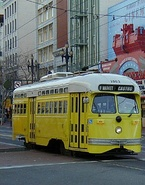
%> input picture lab4/left.jpg, 145 x 185 px, shrunk from 293 x 375 before the run
$ octave stitching_demo.m   (GNU Octave 9; MATLAB toolbox functions it lacks are replaced by stand-ins)
%> lines starting %> are read from the running program, lines starting %| are printed output that depends on the picture
%> further down, im1 is the input picture: size 185x145x3 uint8; mean R, G, B 104.9, 110.5, 98
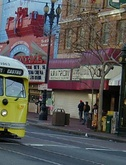
%> input picture lab4/right.jpg, 126 x 165 px, shrunk from 255 x 333 before the run
%> further down, im2 is the input picture: size 165x126x3 uint8; mean R, G, B 90.6, 89.1, 87.1
### lab4/stitch.m
function [im_stitched] = stitch(im1_original, im2_original)
% Returns an image with im1_original and im2_original stitched
% NOTE: Requires VLFeat (http://www.vlfeat.org/)
%   @param im1_original - first image to be stitched; assumed to be on the left
%   @param im2_original - second image to be stitched; assumed to be on the right
%
%   @return: im_stitched

    channels = 1;
    if ndims(im1_original) == 3
        [~, ~, channels] = size(im1_original);
%> channels = 3
        im1 = rgb2gray(im1_original);
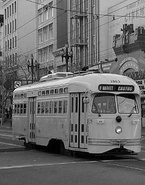
%> im1: size 185x145 uint8; min 0, max 254, mean 107.4
    else
        im1 = im1_original;
    end

    if ndims(im2_original) == 3
        im2 = rgb2gray(im2_original);
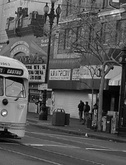
%> im2: size 165x126 uint8; min 0, max 251, mean 89.3
    else
        im2 = im2_original;
    end

    % convert to type single
    im1_s = single(im1);
    im2_s = single(im2);

    % compute the parameters of the transformation needed to align im1 and
    % im2 using the matched keypoints
    [matchings, f1, d1, f2, d2] = keypoint_matching(im1_s, im2_s);
    [T, ~] = RANSAC(matchings, f1, f2, 50, 5);
    % transfrom im2 such that the objects are in the same "pose" as in im1
    [im2_tr, offsets] = transform_image(im2_original, T);

    [h1, w1] = size(im1);
    [h2, w2] = size(im2);

    % Get coordinates of the corners of im1 and im2 in the stitched image
    M = reshape(T(1:4), [2,2]);
    cor1 = [1,1; h1,1; 1,w1; h1,w1];
    cor2 = round([1,1; h2,1; 1,w2; h2,w2] * M) - round([T(6), T(5)]);
    cor2(:, 1) = cor2(:, 1) - offsets(1);
    cor2(:, 2) = cor2(:, 2) - offsets(2);
    cor = vertcat(cor1, cor2);

    % Ensure there're no negative indices
    cor(:,1) = cor(:,1) - min(cor(:,1)) + 1;
    cor(:,2) = cor(:,2) - min(cor(:,2)) + 1;

    % Create and fill in the stitched image
    im_stitched = zeros(max(cor(:,1)), max(cor(:,2)), channels);
    im_stitched(min(cor(5:8,1)):max(cor(5:8,1)), min(cor(5:8,2)):max(cor(5:8,2)), :) = im2_tr;
    im_stitched(min(cor(1:4,1)):max(cor(1:4,1)), min(cor(1:4,2)):max(cor(1:4,2)), :) = im1_original;
end

### lab4/keypoint_matching.m
function [matchings, f1, d1, f2, d2] = keypoint_matching(image1, image2)
% Computes the keypoint matchings between the input images
% NOTE: Requires VLFeat (http://www.vlfeat.org/)
%   @param: image1
%   @param: image2
%
%   @return: keypoint matchings

    if nargin < 2
        image1 = single(imread('boat1.pgm'));
        image2 = single(imread('boat2.pgm'));
    end

%> the run ends on the next line
    [f1, d1] = vl_sift(image1);
    [f2, d2] = vl_sift(image2);

    matchings = vl_ubcmatch(d1, d2);
end

### lab4/stitching_demo.m
clear all; close all; clc;

% load images
im1 = imread('left.jpg');
im2 = imread('right.jpg');

% stitch the images
im_stitched = stitch(im1, im2);
